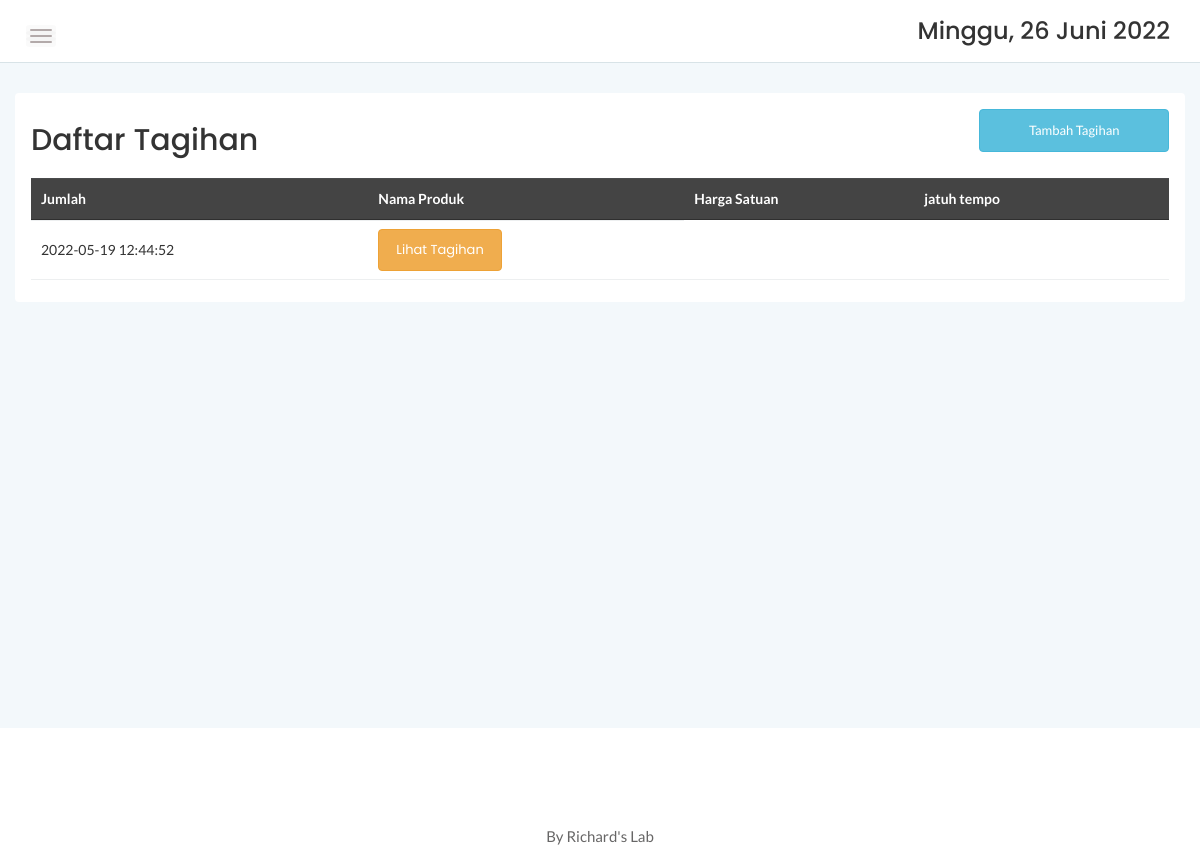
The page /admin/viewtagihan.php?idsal=1 on the database as committed earlier.
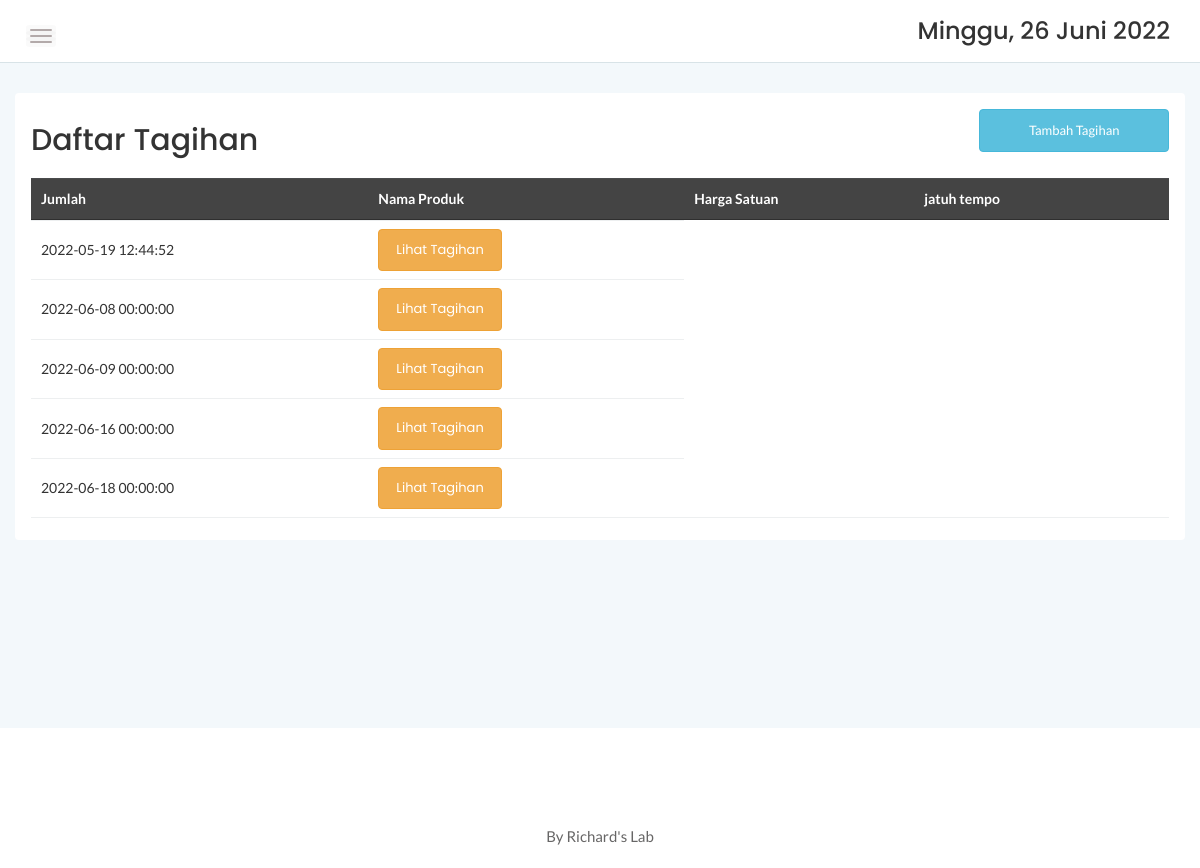
The same page on the database as committed later.
### tables this page shows
CREATE TABLE `tagihan` (
  `idsales` int(11) NOT NULL,
  `idtagihan` int(11) NOT NULL,
  `totaltagihan` varchar(100) NOT NULL,
  `gambar` varchar(100) NOT NULL,
  `createdat` timestamp NOT NULL DEFAULT current_timestamp(),
  `updatedat` timestamp NOT NULL DEFAULT current_timestamp() ON UPDATE current_timestamp(),
  `expirationdate` datetime NOT NULL
);

### admin/viewtagihan.php (the view, shortened to what this page needs)
<?php
	include '../dbconnect.php';
	?>
<!doctype html>
<html class="no-js" lang="en">
<head>
    <link rel="stylesheet" href="assets/css/bootstrap.min.css">
    <link rel="stylesheet" href="assets/css/font-awesome.min.css">
    <link rel="stylesheet" href="assets/css/themify-icons.css">
    <link rel="stylesheet" href="assets/css/metisMenu.css">
    <link rel="stylesheet" href="assets/css/owl.carousel.min.css">
    <link rel="stylesheet" href="assets/css/slicknav.min.css">
    <link rel="stylesheet" href="https://www.amcharts.com/lib/3/plugins/export/export.css" type="text/css" media="all" />
    <link rel="stylesheet" href="https://maxcdn.bootstrapcdn.com/bootstrap/3.3.7/css/bootstrap.min.css">
	<link rel="stylesheet" type="text/css" href="https://cdn.datatables.net/1.10.20/css/jquery.dataTables.min.css">
    <link rel="stylesheet" type="text/css" href="https://cdn.datatables.net/1.10.20/css/jquery.dataTables.css">
    <link rel="stylesheet" type="text/css" href="https://cdn.datatables.net/1.10.20/css/dataTables.bootstrap4.min.css">
    <link rel="stylesheet" type="text/css" href="https://cdn.datatables.net/responsive/2.2.3/css/responsive.bootstrap.min.css">
    <link rel="stylesheet" type="text/css" href="https://cdn.datatables.net/responsive/2.2.3/css/responsive.jqueryui.min.css">
	<link rel="stylesheet" type="text/css" href="https://cdn.datatables.net/buttons/1.5.2/css/buttons.dataTables.min.css">
    <link rel="stylesheet" href="assets/css/typography.css">
    <link rel="stylesheet" href="assets/css/default-css.css">
    <link rel="stylesheet" href="assets/css/styles.css">
    <link rel="stylesheet" href="assets/css/responsive.css">
</head>
<body>
    <div class="page-container">
        <div class="main-content">
            <div class="header-area">
                <div class="row align-items-center">
                    <div class="col-md-6 col-sm-8 clearfix">
                        <div class="nav-btn pull-left">
                            <span></span>
                            <span></span>
                            <span></span>
                        </div>
                    </div>
                    <div class="col-md-6 col-sm-4 clearfix">
                        <ul class="notification-area pull-right">
                            <li><h3><div class="date">
						</b></div></h3>
						</li>
                        </ul>
                    </div>
                </div>
            </div>
          <div class="main-content-inner">
               <div class="row mt-5 mb-5">
                   <div class="col-12">
                       <div class="card">
                           <div class="card-body">
                               <div class="d-sm-flex justify-content-between align-items-center">
                                   <h2>Daftar Tagihan</h2>
                                   <button style="margin-bottom:20px" data-toggle="modal" data-target="#myModal" class="btn btn-info col-md-2">Tambah Tagihan</button>
                               </div>
                                   <div class="data-tables datatable-dark">
                                        <table id="dataTable3" class="display" style="width:100%"><thead class="thead-dark">
                                        <tr>
                                               <th>Jumlah</th>
                                               <th>Nama Produk</th>
                                               <th>Harga Satuan</th>
                                               <th>jatuh tempo</th>
                                               <th></th>
                                           </tr></thead><tbody>
                                           <?php
                                           $idsales=$_GET['idsal'];
                                           $sal=mysqli_query($conn,"SELECT * FROM tagihan where idsales ='$idsales'");
                                           while($p=mysqli_fetch_array($sal)){
                                               ?>
                                               <tr>
                                               <td><?php echo $p['expirationdate'] ?></td>
                                                  <td scope="row">
                                                        <a href="detailtagihan.php?op=edit&idtagihan=<?php echo $p['idtagihan'] ?>"><button type="button" class="btn btn-warning">Lihat Tagihan</button></a>
                                                        </td>
                                              </tr>
                                               <?php } ?>
                                       </tbody>
                                       </table>
                                   </div>
                                </div>
                           </div>
                       </div>
                   </div>
               </div>
           </div>
        </div>
        <footer>
            <div class="footer-area">
                <p>By Richard's Lab</p>
            </div>
        </footer>
</body>
</html>

Rows that differ between the two databases and show on the page:
added tagihan: expirationdate "2022-06-08 00:00:00"
added tagihan: expirationdate "2022-06-09 00:00:00"
added tagihan: expirationdate "2022-06-16 00:00:00"
added tagihan: expirationdate "2022-06-18 00:00:00"
